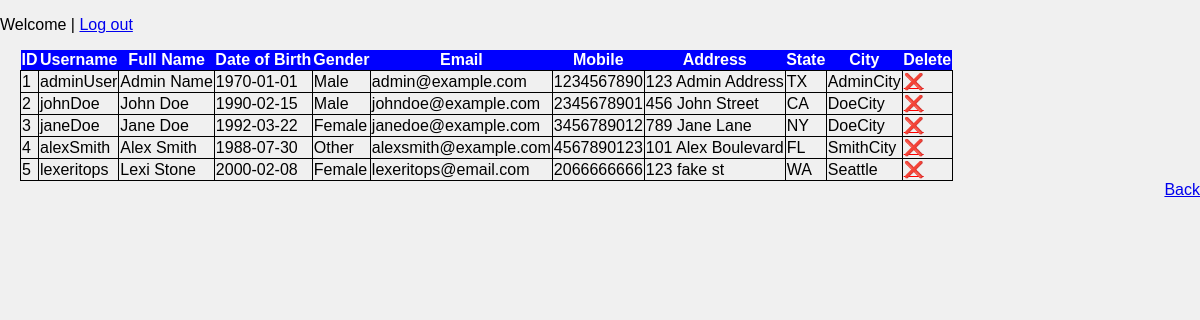
/manage.php, run on the app's committed database.
### tables this page shows
CREATE TABLE account (
    id INTEGER PRIMARY KEY AUTOINCREMENT,
    username VARCHAR(50) UNIQUE NOT NULL,
    password VARCHAR(9) NOT NULL,
    fullname VARCHAR(50) NOT NULL,
    dob VARCHAR(9) NOT NULL,
    gender INTEGER CHECK (gender IN (0, 1, 2)) NOT NULL,
    email VARCHAR(50) NOT NULL,
    mobile VARCHAR(10) NOT NULL,
    address VARCHAR(200) NOT NULL,
    state CHAR(2) NOT NULL,
    city VARCHAR(20) NOT NULL,
    permission INTEGER CHECK (permission IN (0, 1)) NOT NULL
);

### manage.php (the view, shortened to what this page needs)
<?php
if (isset($_SESSION['permission']) && $_SESSION['permission'] == 1) {
    $pdo = new PDO("sqlite:account.db");
    $pdo->setAttribute(PDO::ATTR_ERRMODE, PDO::ERRMODE_EXCEPTION);
    $fullName = isset($_SESSION['fullname']) ? $_SESSION['fullname'] : "";
    $query = "SELECT id, username, fullname, dob, gender, email, mobile, address, state, city FROM account";
    $statement = $pdo->query($query);
    $users = $statement->fetchAll(PDO::FETCH_ASSOC);
    ?>
    <!DOCTYPE html>
    <html lang="en">
    <head>
        <link rel="stylesheet" href="index.css">
    </head>
    <body>
        <p>Welcome <b><?php echo $fullName;?></b> | <a href="logout.php">Log out</a></p>
        <table>
            <tr class="title">
                <th>ID</th>
                <th>Username</th>
                <th>Full Name</th>
                <th>Date of Birth</th>
                <th>Gender</th>
                <th>Email</th>
                <th>Mobile</th>
                <th>Address</th>
                <th>State</th>
                <th>City</th>
                <th>Delete</th>
            </tr>
            <?php
            foreach ($users as $user) {
                echo "<tr>";
                echo "<td>{$user['id']}</td>";
                echo "<td>{$user['username']}</td>";
                echo "<td>{$user['fullname']}</td>";
                echo "<td>{$user['dob']}</td>";
                echo "<td>" . ($user['gender'] == 1 ? 'Male' : ($user['gender'] == 2 ? 'Female' : 'Other')) . "</td>";
                echo "<td>{$user['email']}</td>";
                echo "<td>{$user['mobile']}</td>";
                echo "<td>{$user['address']}</td>";
                echo "<td>{$user['state']}</td>";
                echo "<td>{$user['city']}</td>";
                echo "<td><a href='manage.php?id={$user['id']}' style='color: red;'>&#10060;</a></td>";
                echo "</tr>";
            }
            ?>
        </table>
        <div style="text-align: right;">
            <a href="index.php">Back</a>
        </div>
    </body>
    </html>
<?php
} else {
    echo "Sorry, but this account does not have permission to manage users";
    exit();
}

### index.css (style rules this page uses)
body { font-family: Arial, sans-serif; background-color: #f0f0f0; margin: 0; padding: 0; }
table { border-collapse: collapse; margin-left: 20px; }
.title { color: white; background-color: blue; text-align: center; }
td { border: 1px solid black; }

### data on the page
account: id "1", username "adminUser", fullname "Admin Name", dob "1970-01-01", gender "Male", email "admin@example.com", mobile "1234567890", address "123 Admin Address", state "TX", city "AdminCity"
account: id "2", username "johnDoe", fullname "John Doe", dob "1990-02-15", gender "Male", email "johndoe@example.com", mobile "2345678901", address "456 John Street", state "CA", city "DoeCity"
account: id "3", username "janeDoe", fullname "Jane Doe", dob "1992-03-22", gender "Female", email "janedoe@example.com", mobile "3456789012", address "789 Jane Lane", state "NY", city "DoeCity"
account: id "4", username "alexSmith", fullname "Alex Smith", dob "1988-07-30", gender "Other", email "alexsmith@example.com", mobile "4567890123", address "101 Alex Boulevard", state "FL", city "SmithCity"
account: id "5", username "lexeritops", fullname "Lexi Stone", dob "2000-02-08", gender "Female", email "lexeritops@email.com", mobile "2066666666", address "123 fake st", state "WA", city "Seattle"
